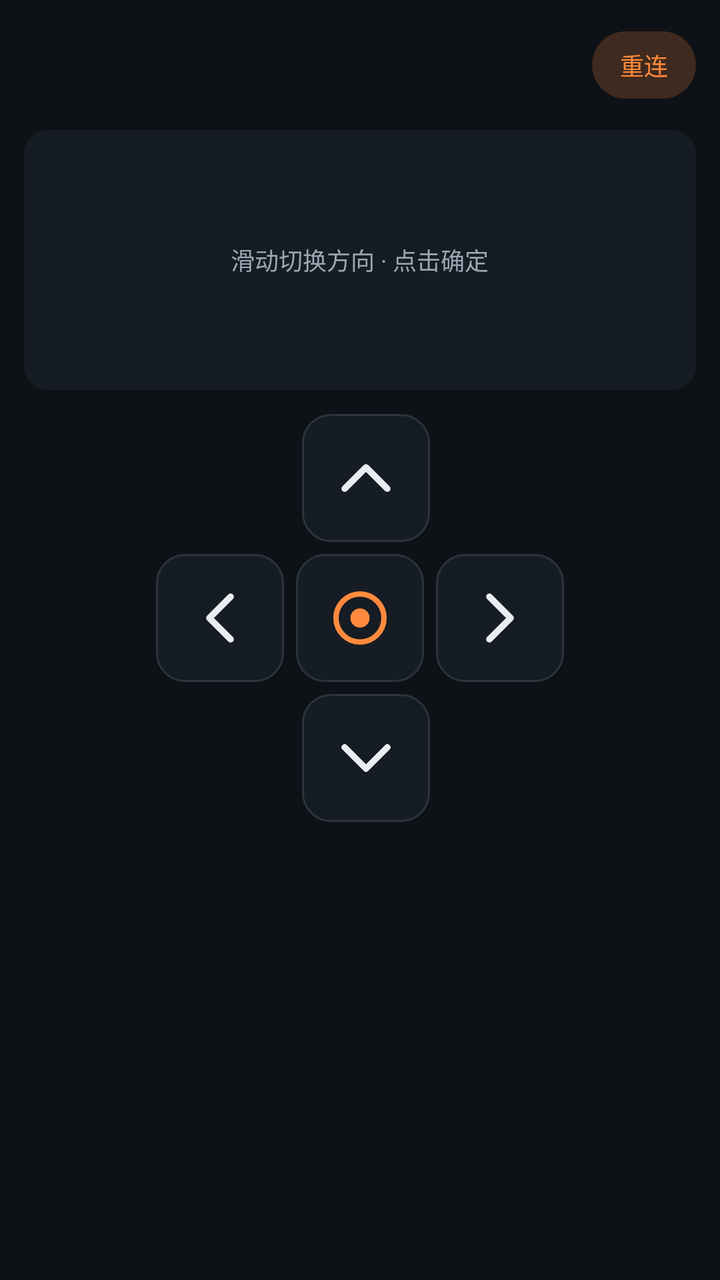
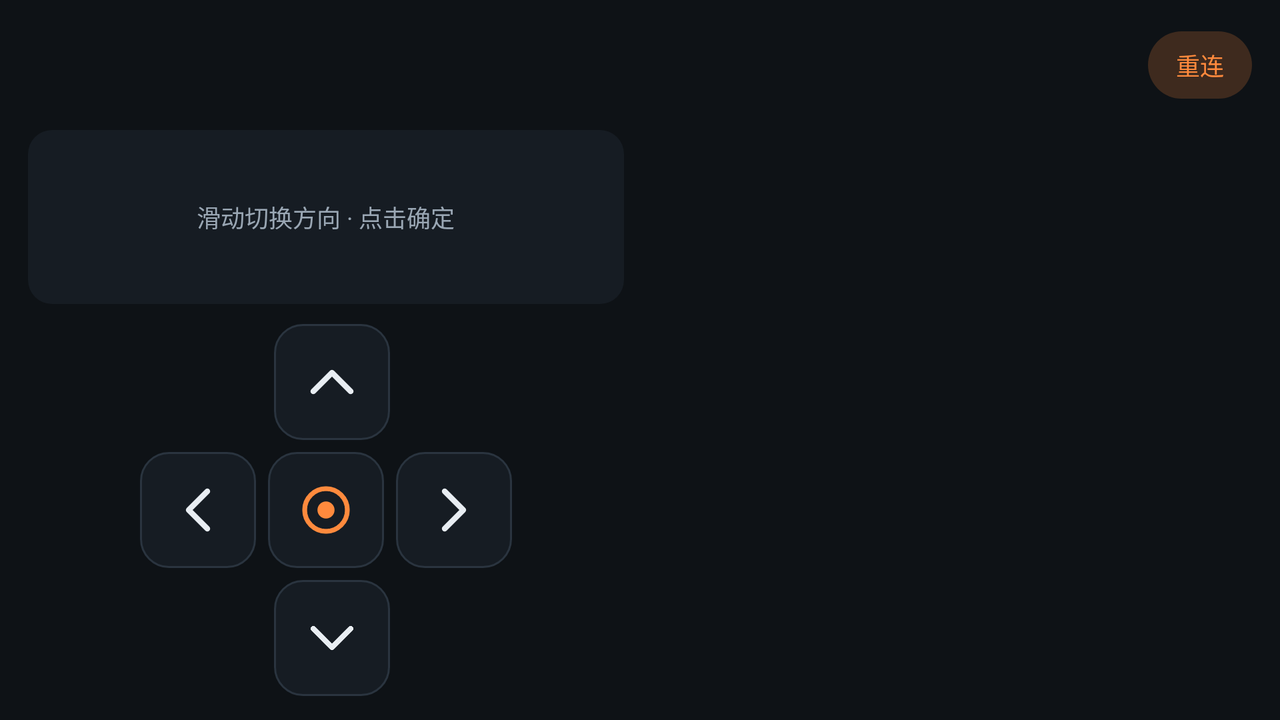

The same Android screen from two of the app's own layout files: first res/layout/ as a phone draws it, then the repository's variant for another configuration, drawn on a device whose configuration selects that folder. Both files follow.
<!-- AndroidManifest.xml: application theme Theme.JmgoControl -->
<!-- res/layout/activity_remote_pad.xml -->
<?xml version="1.0" encoding="utf-8"?>
<ScrollView xmlns:android="http://schemas.android.com/apk/res/android"
    android:layout_width="match_parent"
    android:layout_height="match_parent"
    android:background="@color/bg"
    android:fillViewport="true">

    <LinearLayout
        android:layout_width="match_parent"
        android:layout_height="wrap_content"
        android:orientation="vertical"
        android:paddingStart="12dp"
        android:paddingTop="12dp"
        android:paddingEnd="12dp"
        android:paddingBottom="20dp">

        <LinearLayout
            android:layout_width="match_parent"
            android:layout_height="wrap_content"
            android:gravity="center_vertical"
            android:orientation="horizontal">

            <LinearLayout
                android:layout_width="0dp"
                android:layout_height="wrap_content"
                android:layout_weight="1"
                android:orientation="vertical">

                <TextView
                    android:id="@+id/deviceName"
                    android:layout_width="wrap_content"
                    android:layout_height="wrap_content"
                    android:textColor="@color/text_primary"
                    android:textSize="16sp"
                    android:textStyle="bold" />

                <TextView
                    android:id="@+id/connState"
                    android:layout_width="wrap_content"
                    android:layout_height="wrap_content"
                    android:layout_marginTop="3dp"
                    android:textColor="@color/text_secondary"
                    android:textSize="12sp" />
            </LinearLayout>

            <TextView
                android:id="@+id/btnReconnect"
                android:layout_width="wrap_content"
                android:layout_height="wrap_content"
                android:background="@drawable/bg_chip"
                android:clickable="true"
                android:focusable="true"
                android:paddingStart="14dp"
                android:paddingTop="8dp"
                android:paddingEnd="14dp"
                android:paddingBottom="8dp"
                android:text="@string/pad_reconnect"
                android:textColor="@color/accent"
                android:textSize="12sp" />
        </LinearLayout>

        <FrameLayout
            android:id="@+id/touchpad"
            android:layout_width="match_parent"
            android:layout_height="130dp"
            android:layout_marginTop="12dp"
            android:background="@drawable/bg_entry"
            android:clickable="true"
            android:focusable="true">

            <TextView
                android:layout_width="wrap_content"
                android:layout_height="wrap_content"
                android:layout_gravity="center"
                android:text="@string/pad_touchpad_hint"
                android:textColor="@color/text_secondary"
                android:textSize="12sp" />
        </FrameLayout>

        <LinearLayout
            android:layout_width="match_parent"
            android:layout_height="wrap_content"
            android:layout_marginTop="12dp"
            android:gravity="center_horizontal"
            android:orientation="vertical">

            <LinearLayout
                android:layout_width="wrap_content"
                android:layout_height="wrap_content"
                android:orientation="horizontal">

                <Space
                    android:layout_width="64dp"
                    android:layout_height="1dp" />

                <ImageView
                    android:id="@+id/keyUp"
                    android:layout_width="64dp"
                    android:layout_height="64dp"
                    android:layout_marginStart="6dp"
                    android:background="@drawable/bg_key"
                    android:clickable="true"
                    android:focusable="true"
                    android:importantForAccessibility="no"
                    android:padding="16dp"
                    android:rotation="270"
                    android:scaleType="fitCenter"
                    android:src="@drawable/ic_arrow_big" />

                <Space
                    android:layout_width="64dp"
                    android:layout_height="1dp" />
            </LinearLayout>

            <LinearLayout
                android:layout_width="wrap_content"
                android:layout_height="wrap_content"
                android:layout_marginTop="6dp"
                android:orientation="horizontal">

                <ImageView
                    android:id="@+id/keyLeft"
                    android:layout_width="64dp"
                    android:layout_height="64dp"
                    android:background="@drawable/bg_key"
                    android:clickable="true"
                    android:focusable="true"
                    android:importantForAccessibility="no"
                    android:padding="16dp"
                    android:rotation="180"
                    android:scaleType="fitCenter"
                    android:src="@drawable/ic_arrow_big" />

                <ImageView
                    android:id="@+id/keyOk"
                    android:layout_width="64dp"
                    android:layout_height="64dp"
                    android:layout_marginStart="6dp"
                    android:background="@drawable/bg_key"
                    android:clickable="true"
                    android:focusable="true"
                    android:importantForAccessibility="no"
                    android:padding="14dp"
                    android:scaleType="fitCenter"
                    android:src="@drawable/ic_ok" />

                <ImageView
                    android:id="@+id/keyRight"
                    android:layout_width="64dp"
                    android:layout_height="64dp"
                    android:layout_marginStart="6dp"
                    android:background="@drawable/bg_key"
                    android:clickable="true"
                    android:focusable="true"
                    android:importantForAccessibility="no"
                    android:padding="16dp"
                    android:scaleType="fitCenter"
                    android:src="@drawable/ic_arrow_big" />
            </LinearLayout>

            <LinearLayout
                android:layout_width="wrap_content"
                android:layout_height="wrap_content"
                android:layout_marginTop="6dp"
                android:orientation="horizontal">

                <Space
                    android:layout_width="64dp"
                    android:layout_height="1dp" />

                <ImageView
                    android:id="@+id/keyDown"
                    android:layout_width="64dp"
                    android:layout_height="64dp"
                    android:layout_marginStart="6dp"
                    android:background="@drawable/bg_key"
                    android:clickable="true"
                    android:focusable="true"
                    android:importantForAccessibility="no"
                    android:padding="16dp"
                    android:rotation="90"
                    android:scaleType="fitCenter"
                    android:src="@drawable/ic_arrow_big" />

                <Space
                    android:layout_width="64dp"
                    android:layout_height="1dp" />
            </LinearLayout>
        </LinearLayout>

        <LinearLayout
            android:id="@+id/keyRows"
            android:layout_width="match_parent"
            android:layout_height="wrap_content"
            android:layout_marginTop="14dp"
            android:orientation="vertical" />
    </LinearLayout>
</ScrollView>
<!-- resources referenced by this layout -->
<resources>
  <color name="accent">#FFFF8A3D</color>
  <color name="bg">#FF0E1216</color>
  <color name="text_primary">#FFE8EDF2</color>
  <color name="text_secondary">#FF9AA7B4</color>
  <!-- drawable bg_chip (drawable) -->
  <?xml version="1.0" encoding="utf-8"?>
  <shape xmlns:android="http://schemas.android.com/apk/res/android"
      android:shape="rectangle">
      <solid android:color="#33FF8A3D" />
      <corners android:radius="20dp" />
  </shape>
  <!-- drawable bg_entry (drawable) -->
  <?xml version="1.0" encoding="utf-8"?>
  <selector xmlns:android="http://schemas.android.com/apk/res/android">
      <item android:state_focused="true">
          <shape android:shape="rectangle">
              <solid android:color="@color/surface_high" />
              <corners android:radius="12dp" />
              <stroke android:width="1dp" android:color="@color/accent" />
          </shape>
      </item>
      <item android:state_pressed="true">
          <shape android:shape="rectangle">
              <solid android:color="@color/surface_high" />
              <corners android:radius="12dp" />
              <stroke android:width="1dp" android:color="@color/accent" />
          </shape>
      </item>
      <item>
          <shape android:shape="rectangle">
              <solid android:color="@color/surface" />
              <corners android:radius="12dp" />
          </shape>
      </item>
  </selector>
  <!-- drawable ic_arrow_big (drawable) -->
  <?xml version="1.0" encoding="utf-8"?>
  <vector xmlns:android="http://schemas.android.com/apk/res/android"
      android:width="24dp"
      android:height="24dp"
      android:viewportWidth="24"
      android:viewportHeight="24">
      <path
          android:fillColor="#00000000"
          android:pathData="M8,4l8,8 -8,8"
          android:strokeColor="#FFE8EDF2"
          android:strokeLineCap="round"
          android:strokeLineJoin="round"
          android:strokeWidth="2.4" />
  </vector>
  <!-- drawable ic_ok (drawable) -->
  <?xml version="1.0" encoding="utf-8"?>
  <vector xmlns:android="http://schemas.android.com/apk/res/android"
      android:width="24dp"
      android:height="24dp"
      android:viewportWidth="24"
      android:viewportHeight="24">
      <path
          android:fillColor="#00000000"
          android:pathData="M12,4a8,8 0 1 0 0,16a8,8 0 1 0 0,-16z"
          android:strokeColor="#FFFF8A3D"
          android:strokeWidth="1.8" />
      <path
          android:fillColor="#FFFF8A3D"
          android:pathData="M12,8.8a3.2,3.2 0 1 0 0,6.4a3.2,3.2 0 1 0 0,-6.4z" />
  </vector>
  <string name="pad_reconnect">重连</string>
  <string name="pad_touchpad_hint">滑动切换方向 · 点击确定</string>
  <style name="Theme.JmgoControl" parent="Theme.Material3.Dark.NoActionBar">
          <item name="colorPrimary">@color/accent</item>
          <item name="colorOnPrimary">#FF1A1006</item>
          <item name="colorPrimaryContainer">@color/accent_dark</item>
          <item name="colorSecondary">@color/teal</item>
          <item name="android:colorBackground">@color/bg</item>
          <item name="colorSurface">@color/surface</item>
          <item name="colorOnSurface">@color/text_primary</item>
          <item name="colorOnSurfaceVariant">@color/text_secondary</item>
          <item name="android:statusBarColor">@color/bg</item>
          <item name="android:navigationBarColor">@color/bg</item>
          <item name="android:windowBackground">@color/bg</item>
          <item name="android:windowAnimationStyle">@style/JmgoWindowAnim</item>
      </style>
  <color name="surface_high">#FF1E2630</color>
  <color name="surface">#FF161C23</color>
  <color name="divider">#FF2A343F</color>
  <color name="accent_dark">#FFCC6A26</color>
  <color name="teal">#FF3DDC97</color>
  <style name="JmgoWindowAnim">
          <item name="android:activityOpenEnterAnimation">@anim/nav_enter</item>
          <item name="android:activityOpenExitAnimation">@anim/nav_exit</item>
          <item name="android:activityCloseEnterAnimation">@anim/nav_pop_enter</item>
          <item name="android:activityCloseExitAnimation">@anim/nav_pop_exit</item>
      </style>
  <!-- some entries are left out for length -->
</resources>
<!-- res/layout-land/activity_remote_pad.xml (the repository's variant of the layout above) -->
<!-- drawn on the phone turned sideways -->
<?xml version="1.0" encoding="utf-8"?>
<LinearLayout xmlns:android="http://schemas.android.com/apk/res/android"
    android:layout_width="match_parent"
    android:layout_height="match_parent"
    android:background="@color/bg"
    android:orientation="vertical"
    android:paddingStart="14dp"
    android:paddingTop="12dp"
    android:paddingEnd="14dp"
    android:paddingBottom="12dp">

    <LinearLayout
        android:layout_width="match_parent"
        android:layout_height="wrap_content"
        android:gravity="center_vertical"
        android:orientation="horizontal">

        <LinearLayout
            android:layout_width="0dp"
            android:layout_height="wrap_content"
            android:layout_weight="1"
            android:orientation="vertical">

            <TextView
                android:id="@+id/deviceName"
                android:layout_width="wrap_content"
                android:layout_height="wrap_content"
                android:textColor="@color/text_primary"
                android:textSize="16sp"
                android:textStyle="bold" />

            <TextView
                android:id="@+id/connState"
                android:layout_width="wrap_content"
                android:layout_height="wrap_content"
                android:layout_marginTop="3dp"
                android:textColor="@color/text_secondary"
                android:textSize="12sp" />
        </LinearLayout>

        <TextView
            android:id="@+id/btnReconnect"
            android:layout_width="wrap_content"
            android:layout_height="wrap_content"
            android:background="@drawable/bg_chip"
            android:clickable="true"
            android:focusable="true"
            android:paddingStart="14dp"
            android:paddingTop="8dp"
            android:paddingEnd="14dp"
            android:paddingBottom="8dp"
            android:text="@string/pad_reconnect"
            android:textColor="@color/accent"
            android:textSize="12sp" />
    </LinearLayout>

    <LinearLayout
        android:layout_width="match_parent"
        android:layout_height="0dp"
        android:layout_marginTop="12dp"
        android:layout_weight="1"
        android:orientation="horizontal">

        <LinearLayout
            android:layout_width="0dp"
            android:layout_height="match_parent"
            android:layout_marginEnd="8dp"
            android:layout_weight="1"
            android:orientation="vertical">

            <FrameLayout
                android:id="@+id/touchpad"
                android:layout_width="match_parent"
                android:layout_height="0dp"
                android:layout_weight="1"
                android:background="@drawable/bg_entry"
                android:clickable="true"
                android:focusable="true">

                <TextView
                    android:layout_width="wrap_content"
                    android:layout_height="wrap_content"
                    android:layout_gravity="center"
                    android:text="@string/pad_touchpad_hint"
                    android:textColor="@color/text_secondary"
                    android:textSize="12sp" />
            </FrameLayout>

            <LinearLayout
                android:layout_width="match_parent"
                android:layout_height="wrap_content"
                android:layout_marginTop="10dp"
                android:gravity="center_horizontal"
                android:orientation="vertical">

                <LinearLayout
                    android:layout_width="wrap_content"
                    android:layout_height="wrap_content"
                    android:orientation="horizontal">

                    <Space
                        android:layout_width="58dp"
                        android:layout_height="1dp" />

                    <ImageView
                        android:id="@+id/keyUp"
                        android:layout_width="58dp"
                        android:layout_height="58dp"
                        android:layout_marginStart="6dp"
                        android:background="@drawable/bg_key"
                        android:clickable="true"
                        android:focusable="true"
                        android:importantForAccessibility="no"
                        android:padding="15dp"
                        android:rotation="270"
                        android:scaleType="fitCenter"
                        android:src="@drawable/ic_arrow_big" />

                    <Space
                        android:layout_width="58dp"
                        android:layout_height="1dp" />
                </LinearLayout>

                <LinearLayout
                    android:layout_width="wrap_content"
                    android:layout_height="wrap_content"
                    android:layout_marginTop="6dp"
                    android:orientation="horizontal">

                    <ImageView
                        android:id="@+id/keyLeft"
                        android:layout_width="58dp"
                        android:layout_height="58dp"
                        android:background="@drawable/bg_key"
                        android:clickable="true"
                        android:focusable="true"
                        android:importantForAccessibility="no"
                        android:padding="15dp"
                        android:rotation="180"
                        android:scaleType="fitCenter"
                        android:src="@drawable/ic_arrow_big" />

                    <ImageView
                        android:id="@+id/keyOk"
                        android:layout_width="58dp"
                        android:layout_height="58dp"
                        android:layout_marginStart="6dp"
                        android:background="@drawable/bg_key"
                        android:clickable="true"
                        android:focusable="true"
                        android:importantForAccessibility="no"
                        android:padding="13dp"
                        android:scaleType="fitCenter"
                        android:src="@drawable/ic_ok" />

                    <ImageView
                        android:id="@+id/keyRight"
                        android:layout_width="58dp"
                        android:layout_height="58dp"
                        android:layout_marginStart="6dp"
                        android:background="@drawable/bg_key"
                        android:clickable="true"
                        android:focusable="true"
                        android:importantForAccessibility="no"
                        android:padding="15dp"
                        android:scaleType="fitCenter"
                        android:src="@drawable/ic_arrow_big" />
                </LinearLayout>

                <LinearLayout
                    android:layout_width="wrap_content"
                    android:layout_height="wrap_content"
                    android:layout_marginTop="6dp"
                    android:orientation="horizontal">

                    <Space
                        android:layout_width="58dp"
                        android:layout_height="1dp" />

                    <ImageView
                        android:id="@+id/keyDown"
                        android:layout_width="58dp"
                        android:layout_height="58dp"
                        android:layout_marginStart="6dp"
                        android:background="@drawable/bg_key"
                        android:clickable="true"
                        android:focusable="true"
                        android:importantForAccessibility="no"
                        android:padding="15dp"
                        android:rotation="90"
                        android:scaleType="fitCenter"
                        android:src="@drawable/ic_arrow_big" />

                    <Space
                        android:layout_width="58dp"
                        android:layout_height="1dp" />
                </LinearLayout>
            </LinearLayout>
        </LinearLayout>

        <ScrollView
            android:layout_width="0dp"
            android:layout_height="match_parent"
            android:layout_marginStart="8dp"
            android:layout_weight="1">

            <LinearLayout
                android:id="@+id/keyRows"
                android:layout_width="match_parent"
                android:layout_height="wrap_content"
                android:orientation="vertical" />
        </ScrollView>
    </LinearLayout>
</LinearLayout>
